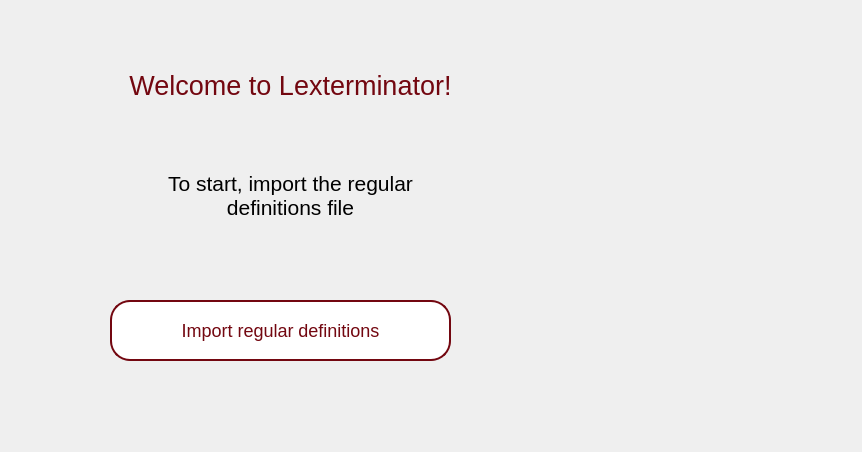
<?xml version="1.0" encoding="UTF-8"?>
<ui version="4.0">
 <class>welcomeWidget</class>
 <widget class="QWidget" name="welcomeWidget">
  <property name="geometry">
   <rect>
    <x>0</x>
    <y>0</y>
    <width>862</width>
    <height>452</height>
   </rect>
  </property>
  <property name="cursor">
   <cursorShape>ArrowCursor</cursorShape>
  </property>
  <property name="windowTitle">
   <string>Lexterminator</string>
  </property>
  <property name="windowIcon">
   <iconset>
    <normaloff>resources/icon-resized.png</normaloff>resources/icon-resized.png</iconset>
  </property>
  <property name="windowOpacity">
   <double>0.000000000000000</double>
  </property>
  <property name="styleSheet">
   <string notr="true"/>
  </property>
  <widget class="QLabel" name="title">
   <property name="geometry">
    <rect>
     <x>30</x>
     <y>50</y>
     <width>521</width>
     <height>71</height>
    </rect>
   </property>
   <property name="font">
    <font>
     <family>Ubuntu</family>
     <pointsize>20</pointsize>
    </font>
   </property>
   <property name="styleSheet">
    <string notr="true">color: #730710;</string>
   </property>
   <property name="text">
    <string>Welcome to Lexterminator!</string>
   </property>
   <property name="alignment">
    <set>Qt::AlignCenter</set>
   </property>
  </widget>
  <widget class="QLabel" name="label">
   <property name="geometry">
    <rect>
     <x>120</x>
     <y>150</y>
     <width>341</width>
     <height>91</height>
    </rect>
   </property>
   <property name="font">
    <font>
     <pointsize>16</pointsize>
    </font>
   </property>
   <property name="styleSheet">
    <string notr="true">color: black</string>
   </property>
   <property name="text">
    <string>To start, import the regular definitions file</string>
   </property>
   <property name="alignment">
    <set>Qt::AlignCenter</set>
   </property>
   <property name="wordWrap">
    <bool>true</bool>
   </property>
  </widget>
  <widget class="QPushButton" name="buttonSelectFile">
   <property name="geometry">
    <rect>
     <x>110</x>
     <y>300</y>
     <width>341</width>
     <height>61</height>
    </rect>
   </property>
   <property name="cursor">
    <cursorShape>PointingHandCursor</cursorShape>
   </property>
   <property name="styleSheet">
    <string notr="true">
QPushButton
{
border-radius: 20px;
border: solid #730710; 
border-width: 2px;
color: #730710;
background-color:white;
font-size: 18px;
}

QPushButton:hover
{
	color: #DA1323;
	border: solid #DA1323;
	border-width: 2px;
}</string>
   </property>
   <property name="text">
    <string>Import regular definitions</string>
   </property>
   <property name="flat">
    <bool>false</bool>
   </property>
  </widget>
  <widget class="QLabel" name="logo">
   <property name="geometry">
    <rect>
     <x>530</x>
     <y>120</y>
     <width>301</width>
     <height>151</height>
    </rect>
   </property>
   <property name="textFormat">
    <enum>Qt::PlainText</enum>
   </property>
   <property name="pixmap">
    <pixmap>resources/logo-lexterminator-resized.png</pixmap>
   </property>
  </widget>
 </widget>
 <resources/>
 <connections/>
</ui>
